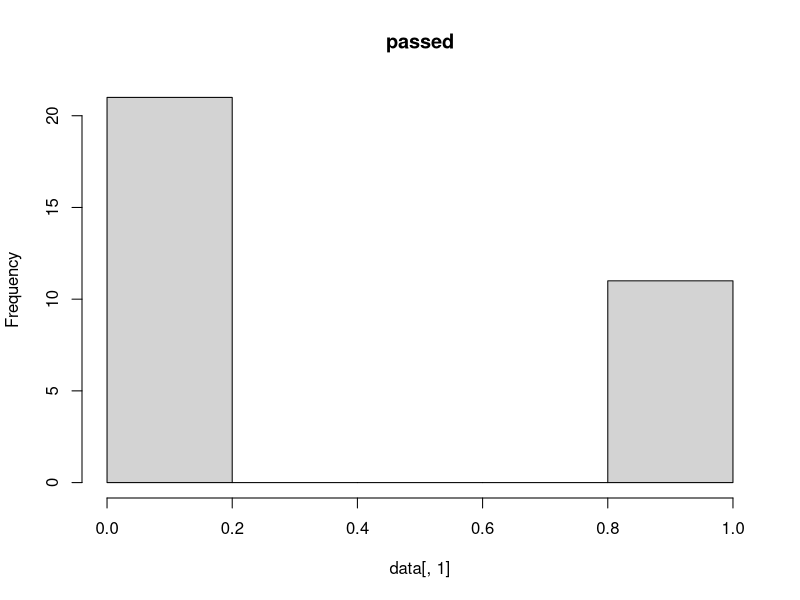
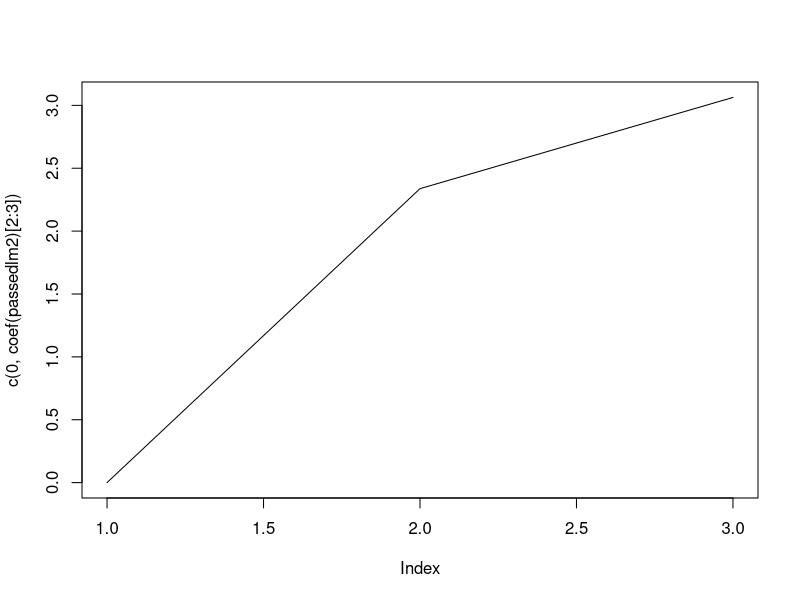

Source code (R) for these figures, in order:
#2.1
data = read.table("psi.txt", header=T)
attach(data)

#Table and histogram
tot=xtabs(~psi+passed); tot
hist(data[,1],main="passed")

#2.2

#Estimation
passedlm = glm(passed~psi+gpa,family=binomial)
summary(passedlm)

data$psi=factor(data$psi)
data$gpa=factor(data$gpa)
passedlm2 = glm(passed~psi+gpa, family=binomial)
summary(passedlm2)

plot(c(0,coef(passedlm2)[2:3]),type="l")

#2.3
#Addording to p-values, psi works

#2.4

#function to predict passing, x=psi, y=gpa
passest <- function(x,y) {exp(-11.602 + 2.338*x + 3.063*y)}

#student with gpa 3 and received psi
passest(1,3)
#student with gpa 3 and did not receive psi
passest(0,3)

#2.5

#2.6
x=matrix(c(3,15,8,6),2,2);x
#if we look at tot, we can see 15 represents students that
#did not receive psi, and did not pass
#6 are those students who did receive psi, but still did not pass
fisher.test(x)

#test concludes that the effects of psi and pass are not
#independant

#2.7
